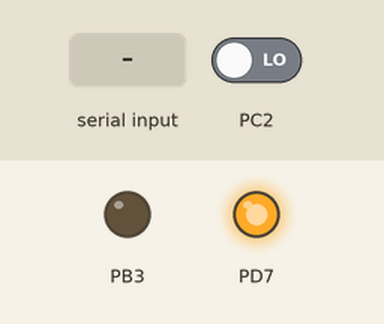
Recording of a program running on a simulated ATmega328P, built with avr-gcc and emulated at 8 MHz (the files do not name the chip). On the bench: output pins drawn as LEDs (lit = HIGH). Inputs (shaded band) come from the test bench; at power-on: PC2 LOW. What the program prints to the serial monitor is not drawn.

Above: at 1.2 s.
1.3 s: "1\n" received over Serial
Timing chart, 0 to 4.3 s (numbered marks = the images above; inputs shaded):
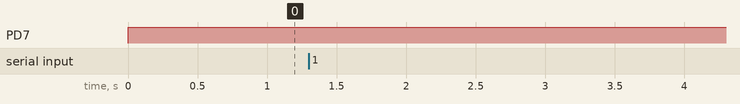

The program:

main.cpp
```cpp
#define F_CPU 8000000L // Clock Speed
#define BAUD 38400
#define MYUBRR F_CPU/16/BAUD-1
#define RESOLUTION 1024.0
#define VREF 5.0

#define LED_ANIMATION_TIME 3000
enum LED_ANIMATION {
    GLOW_UP = 0,
    GLOW_DOWN,
};

#include <avr/io.h>
#include <util/delay.h>
#include <avr/interrupt.h>
#include <stdio.h>
#include <string.h>

char write_buffer[30];
char read_buffer[30];
uint8_t recived_data = 0;
int animation = 0;

void USART0_init(uint16_t ubrr)
{
    /* baud rate registers */
    UBRR0H = (uint8_t)(ubrr >> 8);
    UBRR0L = (uint8_t)ubrr;

    /* enable TX and RX */
    UCSR0B = (1 << RXEN0) | (1 << TXEN0);

    /* frame format: 8 bits, 2 stop, no parity */
    UCSR0C |= (3 << UCSZ00);
}

/*
 * Receives a byte from USART.
 *
 * @return the data byte received;
 */
char USART0_receive(void)
{
    /* busy wait until reception is complete */
    while (!(UCSR0A & (1 << RXC0)));

    /* the received byte is read from this register */
    return UDR0;
}

/*
 * Transmit a byte through the USART.
 *
 * @param `data`: the character to send
 */
void USART0_transmit(char data)
{
    /* wait until buffer is empty */
    while (!(UCSR0A & (1 << UDRE0)));

    /* by writing to this register, transmission hardware is triggered */
    UDR0 = data;
}

/*
 * Trasmits a null-terminated string through the USART.
 *
 * @param str: the string to send
 */
void USART0_print(const char *str)
{
    while (*str != '\0')
        USART0_transmit(*str++);
}

void Timer1_init_systicks(void)
{
    /* Clear previous settings */
    TCCR1A = 0;
    TCCR1B = 0;

    /* Set CTC mode */
    TCCR1B |= (1 << WGM12);

    /* Set prescaler to 8 */
    TCCR1B |= (1 << CS11);

    /* Activate Compare A interrupt */
    TIMSK1 |= (1 << OCIE1A);

    /* 8Mhz / 8 => 1500 kHz */
    OCR1A = 1000;

    /* TODO Task 2: don't forget something */

}

volatile int systicks = 0;
ISR(TIMER1_COMPA_vect)
{
  systicks++;
}

volatile uint8_t btn1_flag = 0;
volatile int last_press = 0;
ISR(PCINT1_vect)
{
    if (PINB & (1 << PB2)) {
      if (systicks - last_press > 99) {
          // toggle blue
          btn1_flag = 1;
          last_press = systicks;
      }
    }
}

static void GPIO_init(void)
{
    // BTN1 = PB2 input with pull-up
    DDRB &= ~(1 << PB2);
    PORTB |= (1 << PB2);

    // LED = PB3 output
    DDRB |= (1 << PB3);
    PORTB &= ~(1 << PB3);

    // enable LED PD7
    DDRD |= (1 << PD7);
    PORTD |= (1 << PD7);
}

char USART_exec(char* command){
    /* se verifica daca sirul de caractere este: */

    if (strlen(command) <= 3){
      sprintf(write_buffer, "s-a primit comanda \"on\"\r\n");
      USART0_print (write_buffer);
      OCR0A = 0.2 * 255;
    } else if (strlen(command) <= 5) {
      sprintf(write_buffer, "s-a primit comanda \"blue\"\r\n");
      USART0_print (write_buffer);
      OCR2A = 0.6 * 255;
    } else {
      OCR2A = 0;
      animation = systicks;
    }
}

char USART0_data_available() {
    return 1;
}

void USART0_receive_until_newline(char* received_data)
{
    char received_char;
    int index = 0;

    // se verifica daca exista date disponibile in buffer-ul de receptie
    if (USART0_data_available()){

    /* se citesc datele caracter cu caracter pana la '\n'. daca nu este intalnit '\n', programul ramane blocat aici! */
    while ((received_char = USART0_receive()) != '$') {
        USART0_transmit(received_char);
        received_data[index++] = received_char;
    }

    received_data[index] = '\n';  // adauga '\n'
    received_data[++index] = '\0'; // adauga terminatorul de string la sfarsit

    // se seteaza un flag care indica faptul ca s-au receptionat date cu scopul de a le prelucra
    recived_data = 1;
    // se afiseaza datele primite:
    sprintf(write_buffer, "Date primite: ");
    USART0_print (write_buffer);
    USART0_print (received_data);
    }
}

void Timer0_init_pwm(void)
{
    /* TODO Task 2: initialize timer 0 (different from timer 2, look in datasheet) */

    /* Clear previous settings */
    TCCR0A = 0;
    TCCR0B = 0;

    /* Set Fast PWM (8 bits) */
    TCCR0A |= (1 << WGM00);
    TCCR0A |= (1 << WGM01);

    /* Set inverting output for OC0A */
    // TCCR0A |= (1 << COM0A0);
    TCCR0A |= (1 << COM0A1);


    /* Set prescaler to 64 */
    TCCR0B |= (1 << CS01) | (1 << CS00);

    /* Set duty cycle to 0%; TOP = 255 */
    OCR0A = 0;
}

void Timer2_init_pwm(void)
{
    /* Clear previous settings */
    TCCR2A = 0;
    TCCR2B = 0;

    /* TODO Task 1: set Fast PWM (8 bits) */
    TCCR2A |= (1 << WGM20);
    TCCR2A |= (1 << WGM21);


    /* TODO Task 1: set inverting output for OC2A */
    TCCR2A |= (1 << COM2A1);


    /* TODO Task 1: set prescaler to 64 */
    TCCR2B |= (1 << CS22);


    /* Set duty cycle to 0%; TOP = 255 */
    OCR2A = 0;
}

int main(void)
{
    GPIO_init();
    USART0_init(MYUBRR);
    Timer1_init_systicks();
    Timer0_init_pwm();
    Timer2_init_pwm();

    PCICR  |= (1 << PCIE1);    // enable PCINT for PORTB
    PCMSK1 |= (1 << PCINT10);   // enable PB2
    PCIFR  |= (1 << PCIF1);    // clear pending flag

    sei();

    USART0_print("hello!");
    while(1) {
      USART0_receive_until_newline(read_buffer);
      USART_exec(read_buffer);
      while (systicks - animation < 4999) {
        OCR2A = (systicks % LED_ANIMATION_TIME) * 255 / LED_ANIMATION_TIME;
      }
      animation = 0;
      OCR2A = 0;
    }
}
```

Measured:
- after the input at 1.3 s, every drawn part: stays the same
